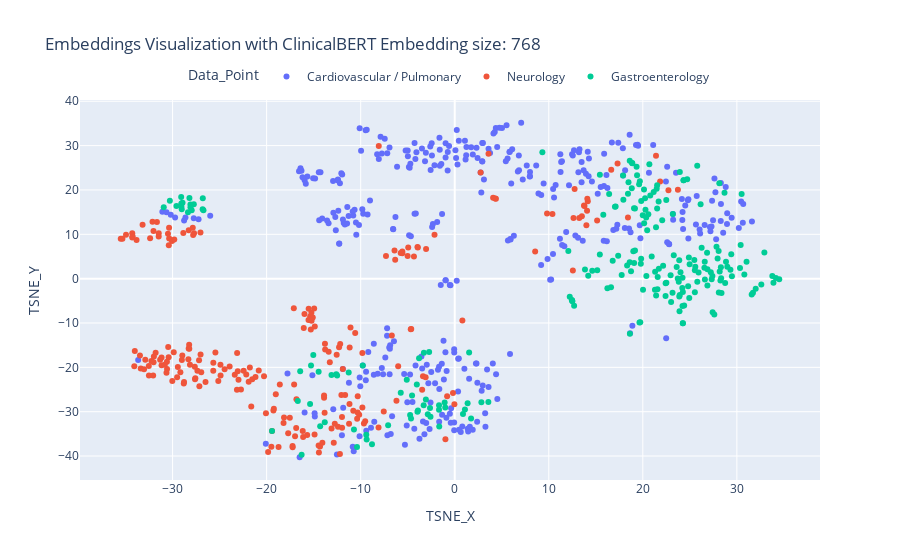

Notebook code cell kept with this figure:
### Code cell
res_clinic_bert1 = np.array(load_embedding(file_name = "raw_clinic_bert_embedding.csv"))
plotEmbeddings(list(res_clinic_bert1), data['category'].values, 'ClinicalBERT')

### Figure 1 — Plotly figure (JSON) as saved in the notebook; plotly's stock layout.template omitted (floating-point values rounded to 4 significant figures; data arrays with more than 128 entries replaced by an {"elided": "..."} marker saying what was removed)
{"data": [{"customdata": {"elided": "371x1 str values"}, "hovertemplate": "Data Point: %{customdata[0]}", "legendgroup": "Cardiovascular / Pulmonary", "marker": {"color": "#636efa", "symbol": "circle"}, "mode": "markers", "name": "Cardiovascular / Pulmonary", "orientation": "v", "showlegend": true, "type": "scatter", "x": {"elided": "371 float values"}, "xaxis": "x", "y": {"elided": "371 float values"}, "yaxis": "y"}, {"customdata": {"elided": "223x1 str values"}, "hovertemplate": "Data Point: %{customdata[0]}", "legendgroup": "Neurology", "marker": {"color": "#EF553B", "symbol": "circle"}, "mode": "markers", "name": "Neurology", "orientation": "v", "showlegend": true, "type": "scatter", "x": {"elided": "223 float values"}, "xaxis": "x", "y": {"elided": "223 float values"}, "yaxis": "y"}, {"customdata": {"elided": "224x1 str values"}, "hovertemplate": "Data Point: %{customdata[0]}", "legendgroup": "Gastroenterology", "marker": {"color": "#00cc96", "symbol": "circle"}, "mode": "markers", "name": "Gastroenterology", "orientation": "v", "showlegend": true, "type": "scatter", "x": {"elided": "224 float values"}, "xaxis": "x", "y": {"elided": "224 float values"}, "yaxis": "y"}], "layout": {"legend": {"orientation": "h", "title": {"text": "Data_Point"}, "tracegroupgap": 0, "x": 0.5, "xanchor": "center", "y": 1.1, "yanchor": "top"}, "title": {"text": "Embeddings Visualization with ClinicalBERT Embedding size: 768"}, "xaxis": {"anchor": "y", "domain": [0, 1], "title": {"text": "TSNE_X"}}, "yaxis": {"anchor": "x", "domain": [0, 1], "title": {"text": "TSNE_Y"}}}}
